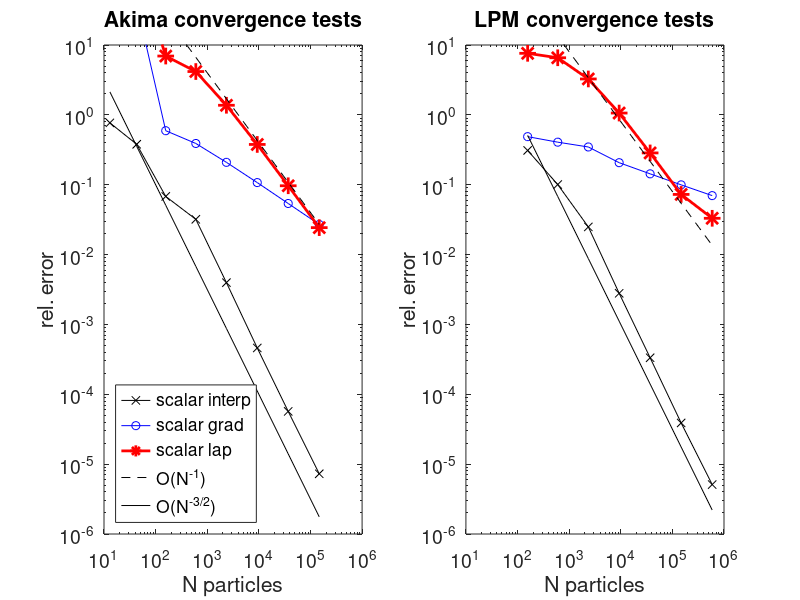

Source code (MATLAB):
clear;
%%
load('bivarAkimaInterpTest.mat');
load('bivarNativeInterpTest.mat');

figure(1);clf;
subplot(1,2,1);
loglog(bivarConv(:,1),bivarConv(:,4),'k-x',...
       bivarConv(:,1),bivarConv(:,2),'b-o',...
       bivarConv(:,1),bivarConv(:,3),'r-*','MarkerSize',12,'LineWidth',2);
hold on;
loglog(bivarConv(:,1),4000* bivarConv(:,1).^(-1),'k--',...
       bivarConv(:,1),100*bivarConv(:,1).^(-3/2),'k-');
set(gca,'FontSize',14);
xlabel('N particles');
ylabel('rel. error');
legend('scalar interp','scalar grad','scalar lap','O(N^{-1})','O(N^{-3/2})','Location','SouthWest')
xlim([10,1e6]);
ylim([1e-6,10]);
title('Akima convergence tests');   

subplot(1,2,2);
loglog(nP, interpErr, 'k-x', ...
       nP, estGradErr,'b-o', ...
       nP, estLapErr, 'r-*', 'MarkerSize',12,'LineWidth',2);
hold on;
loglog(nP, 8000*nP.^(-1),'k--',...
       nP, 1000*nP.^(-3/2),'k-');
set(gca,'FontSize',14);
xlabel('N particles');
ylabel('rel. error');   
title('LPM convergence tests');   
xlim([10,1e6]);
ylim([1e-6,10]);